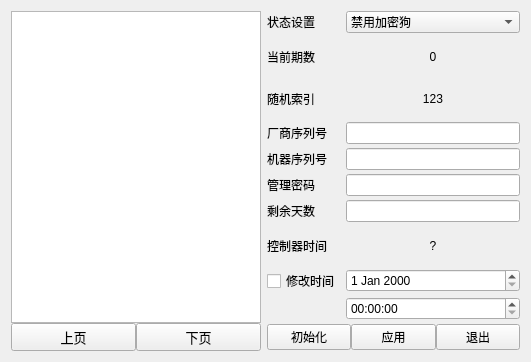
<?xml version="1.0" encoding="UTF-8"?>
<ui version="4.0">
 <class>DogEncryptForm</class>
 <widget class="QWidget" name="DogEncryptForm">
  <property name="geometry">
   <rect>
    <x>0</x>
    <y>0</y>
    <width>531</width>
    <height>362</height>
   </rect>
  </property>
  <property name="sizePolicy">
   <sizepolicy hsizetype="Maximum" vsizetype="Preferred">
    <horstretch>0</horstretch>
    <verstretch>0</verstretch>
   </sizepolicy>
  </property>
  <property name="windowTitle">
   <string>Form</string>
  </property>
  <layout class="QGridLayout" name="gridLayout_3">
   <item row="0" column="0">
    <widget class="QWidget" name="widget_2" native="true">
     <property name="minimumSize">
      <size>
       <width>250</width>
       <height>0</height>
      </size>
     </property>
     <property name="maximumSize">
      <size>
       <width>250</width>
       <height>16777215</height>
      </size>
     </property>
     <layout class="QGridLayout" name="gridLayout_2">
      <property name="leftMargin">
       <number>0</number>
      </property>
      <property name="topMargin">
       <number>0</number>
      </property>
      <property name="rightMargin">
       <number>0</number>
      </property>
      <property name="bottomMargin">
       <number>0</number>
      </property>
      <property name="spacing">
       <number>0</number>
      </property>
      <item row="0" column="0">
       <widget class="QTableWidgetDog" name="tableViewdog">
        <property name="sizePolicy">
         <sizepolicy hsizetype="Preferred" vsizetype="Expanding">
          <horstretch>0</horstretch>
          <verstretch>0</verstretch>
         </sizepolicy>
        </property>
       </widget>
      </item>
      <item row="1" column="0">
       <layout class="QHBoxLayout" name="horizontalLayout_2">
        <property name="spacing">
         <number>0</number>
        </property>
        <item>
         <widget class="QPushButton" name="pre">
          <property name="font">
           <font>
            <pointsize>10</pointsize>
           </font>
          </property>
          <property name="text">
           <string>上页</string>
          </property>
         </widget>
        </item>
        <item>
         <widget class="QPushButton" name="next">
          <property name="font">
           <font>
            <pointsize>10</pointsize>
           </font>
          </property>
          <property name="text">
           <string>下页</string>
          </property>
         </widget>
        </item>
       </layout>
      </item>
     </layout>
    </widget>
   </item>
   <item row="0" column="1">
    <widget class="QWidget" name="widget" native="true">
     <layout class="QGridLayout" name="gridLayout">
      <property name="leftMargin">
       <number>0</number>
      </property>
      <property name="topMargin">
       <number>0</number>
      </property>
      <property name="rightMargin">
       <number>0</number>
      </property>
      <property name="bottomMargin">
       <number>1</number>
      </property>
      <property name="verticalSpacing">
       <number>4</number>
      </property>
      <item row="7" column="0">
       <widget class="QLabel" name="label_MCserial">
        <property name="font">
         <font>
          <pointsize>9</pointsize>
         </font>
        </property>
        <property name="text">
         <string>机器序列号</string>
        </property>
       </widget>
      </item>
      <item row="3" column="0">
       <widget class="QLabel" name="label_MFserial">
        <property name="font">
         <font>
          <pointsize>9</pointsize>
         </font>
        </property>
        <property name="text">
         <string>厂商序列号</string>
        </property>
       </widget>
      </item>
      <item row="0" column="0">
       <widget class="QLabel" name="laber_DogStatus">
        <property name="font">
         <font>
          <pointsize>9</pointsize>
         </font>
        </property>
        <property name="text">
         <string>状态设置</string>
        </property>
       </widget>
      </item>
      <item row="0" column="1">
       <widget class="QComboBox" name="comboBox_DogStatus">
        <property name="font">
         <font>
          <pointsize>9</pointsize>
         </font>
        </property>
        <item>
         <property name="text">
          <string>禁用加密狗</string>
         </property>
        </item>
        <item>
         <property name="text">
          <string>加密狗1(多期)</string>
         </property>
        </item>
        <item>
         <property name="text">
          <string>加密狗2(单期)</string>
         </property>
        </item>
       </widget>
      </item>
      <item row="1" column="0">
       <widget class="QLabel" name="label_Term">
        <property name="font">
         <font>
          <pointsize>9</pointsize>
         </font>
        </property>
        <property name="text">
         <string>当前期数</string>
        </property>
       </widget>
      </item>
      <item row="1" column="1">
       <widget class="QLabel" name="edit_Term">
        <property name="font">
         <font>
          <pointsize>9</pointsize>
         </font>
        </property>
        <property name="text">
         <string>0</string>
        </property>
        <property name="alignment">
         <set>Qt::AlignCenter</set>
        </property>
       </widget>
      </item>
      <item row="2" column="0">
       <widget class="QLabel" name="label_Random">
        <property name="font">
         <font>
          <pointsize>9</pointsize>
         </font>
        </property>
        <property name="text">
         <string>随机索引</string>
        </property>
       </widget>
      </item>
      <item row="2" column="1">
       <widget class="QLabel" name="edit_Random">
        <property name="font">
         <font>
          <pointsize>9</pointsize>
         </font>
        </property>
        <property name="text">
         <string>123</string>
        </property>
        <property name="alignment">
         <set>Qt::AlignCenter</set>
        </property>
       </widget>
      </item>
      <item row="8" column="0">
       <widget class="QLabel" name="label_Password">
        <property name="font">
         <font>
          <pointsize>9</pointsize>
         </font>
        </property>
        <property name="text">
         <string>管理密码</string>
        </property>
       </widget>
      </item>
      <item row="8" column="1">
       <widget class="QLineEditStandard" name="edit_Password">
        <property name="font">
         <font>
          <pointsize>9</pointsize>
         </font>
        </property>
        <property name="alignment">
         <set>Qt::AlignCenter</set>
        </property>
       </widget>
      </item>
      <item row="9" column="0">
       <widget class="QLabel" name="label_RremaDay">
        <property name="font">
         <font>
          <pointsize>9</pointsize>
         </font>
        </property>
        <property name="text">
         <string>剩余天数</string>
        </property>
       </widget>
      </item>
      <item row="9" column="1">
       <widget class="QLineEditStandard" name="edit_RremaDay">
        <property name="font">
         <font>
          <pointsize>9</pointsize>
         </font>
        </property>
        <property name="alignment">
         <set>Qt::AlignCenter</set>
        </property>
       </widget>
      </item>
      <item row="10" column="0">
       <widget class="QLabel" name="label_Time">
        <property name="font">
         <font>
          <pointsize>9</pointsize>
         </font>
        </property>
        <property name="text">
         <string>控制器时间</string>
        </property>
       </widget>
      </item>
      <item row="10" column="1">
       <widget class="QLabel" name="edit_Time">
        <property name="font">
         <font>
          <pointsize>9</pointsize>
         </font>
        </property>
        <property name="text">
         <string>?</string>
        </property>
        <property name="alignment">
         <set>Qt::AlignCenter</set>
        </property>
       </widget>
      </item>
      <item row="11" column="0">
       <widget class="QCheckBox" name="check_Time">
        <property name="font">
         <font>
          <pointsize>9</pointsize>
         </font>
        </property>
        <property name="text">
         <string>修改时间</string>
        </property>
       </widget>
      </item>
      <item row="11" column="1">
       <widget class="QDateEdit" name="edit_ModifyDate">
        <property name="font">
         <font>
          <pointsize>9</pointsize>
         </font>
        </property>
       </widget>
      </item>
      <item row="12" column="1">
       <widget class="QTimeEdit" name="edit_ModifyTime">
        <property name="font">
         <font>
          <pointsize>9</pointsize>
         </font>
        </property>
       </widget>
      </item>
      <item row="13" column="0" colspan="2">
       <layout class="QHBoxLayout" name="horizontalLayout">
        <property name="spacing">
         <number>0</number>
        </property>
        <item>
         <widget class="QPushButton" name="btn_Init">
          <property name="sizePolicy">
           <sizepolicy hsizetype="Preferred" vsizetype="Fixed">
            <horstretch>0</horstretch>
            <verstretch>0</verstretch>
           </sizepolicy>
          </property>
          <property name="minimumSize">
           <size>
            <width>0</width>
            <height>0</height>
           </size>
          </property>
          <property name="maximumSize">
           <size>
            <width>16777215</width>
            <height>16777215</height>
           </size>
          </property>
          <property name="font">
           <font>
            <family>Ubuntu</family>
            <pointsize>9</pointsize>
           </font>
          </property>
          <property name="text">
           <string>初始化</string>
          </property>
         </widget>
        </item>
        <item>
         <widget class="QPushButton" name="Appliy">
          <property name="sizePolicy">
           <sizepolicy hsizetype="Preferred" vsizetype="Fixed">
            <horstretch>0</horstretch>
            <verstretch>0</verstretch>
           </sizepolicy>
          </property>
          <property name="minimumSize">
           <size>
            <width>0</width>
            <height>0</height>
           </size>
          </property>
          <property name="maximumSize">
           <size>
            <width>16777215</width>
            <height>16777215</height>
           </size>
          </property>
          <property name="font">
           <font>
            <pointsize>9</pointsize>
           </font>
          </property>
          <property name="text">
           <string>应用</string>
          </property>
         </widget>
        </item>
        <item>
         <widget class="QPushButton" name="Ok">
          <property name="sizePolicy">
           <sizepolicy hsizetype="Preferred" vsizetype="Fixed">
            <horstretch>0</horstretch>
            <verstretch>0</verstretch>
           </sizepolicy>
          </property>
          <property name="minimumSize">
           <size>
            <width>0</width>
            <height>0</height>
           </size>
          </property>
          <property name="maximumSize">
           <size>
            <width>16777215</width>
            <height>16777215</height>
           </size>
          </property>
          <property name="font">
           <font>
            <pointsize>9</pointsize>
           </font>
          </property>
          <property name="text">
           <string>退出</string>
          </property>
         </widget>
        </item>
       </layout>
      </item>
      <item row="7" column="1">
       <widget class="QLineEditStandard" name="edit_MCserial">
        <property name="font">
         <font>
          <pointsize>9</pointsize>
         </font>
        </property>
        <property name="alignment">
         <set>Qt::AlignCenter</set>
        </property>
       </widget>
      </item>
      <item row="3" column="1">
       <widget class="QLineEditStandard" name="edit_MFserial">
        <property name="font">
         <font>
          <pointsize>9</pointsize>
         </font>
        </property>
        <property name="alignment">
         <set>Qt::AlignCenter</set>
        </property>
       </widget>
      </item>
     </layout>
    </widget>
   </item>
  </layout>
 </widget>
 <customwidgets>
  <customwidget>
   <class>QTableWidgetDog</class>
   <extends>QTableView</extends>
   <header location="global">widgets/qtablewidgetdog.h</header>
  </customwidget>
  <customwidget>
   <class>QLineEditStandard</class>
   <extends>QLineEdit</extends>
   <header>widgets/qlineeditstandard.h</header>
  </customwidget>
 </customwidgets>
 <resources/>
 <connections/>
</ui>
